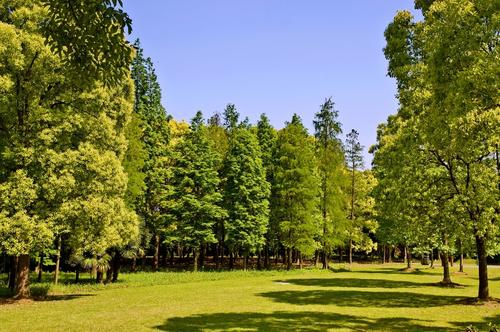
#> input picture TestImages/forest/15.jpg, 500 x 332 px, given in place of segsem.png, which was not available
$ python bitterlich_old.py
#> lines starting #> are read from the running program, lines starting #| are printed output that depends on the picture; pictures that were not available may be replaced by others from this repository, and a replacement may not be noted
"""Module for tree mapping inspired by the Bitterlich method.
This module provides an ad-hoc solution, inspired by the Bitterlich method,
to construct a 2D map of trees based on RGB, Depth estimation and Semantic
Segmentation views of an equirectangular projection of a 360° scene.
"""

import os
import argparse
from copy import copy
from math import pi

import pylab as pl
import numpy as np
import cv2 as cv

from PIL import Image
from matplotlib import pyplot as plt
import matplotlib.transforms as mtransforms

PARSER = argparse.ArgumentParser()
PARSER.add_argument('-s', '--source',
                    nargs=3,
                    type=str,
                    default=['./rgb.png', './depth.png', './segsem.png'],
                    metavar=('RGB', 'Depth', 'SegSem'),
                    help='Source images used to compute the occupation'
                         'grid.')
PARSER.add_argument('--dmax',
                    nargs='?',
                    type=int,
                    default=50,
                    help='Maximum depth to consider in the scene'
                         '(in meters).')

PARSER.add_argument('--nsw',
                    nargs='?',
                    type=int,
                    default=10,
                    help='Number of samples of the image\'s width.'
                         'nsw must be smaller than the image\'s width.'
                         'If nsw is not a multiple of the image\'s width,'
                         'it will be rounded to its smaller'
                         'nearest.'
                         'By default, no sampling is applied.')

PARSER.add_argument('--nsd',
                    nargs='?',
                    type=int,
                    default=5,
                    help='Number of samples of the image\'s depth.'
                         'nsd must be smaller than the image\'s depth'
                         'minus dmax.'
                         'If nsd is not a multiple of the image\'s'
                         'depth, it will be rounded to its smaller'
                         'nearest.'
                         'By default, no sampling is applied.')

PARSER.add_argument('--nsh',
                    nargs='?',
                    type=int,
                    default=0,
                    help='Number of samples of the image\'s height.'
                         'nsh must be smaller than the image\'s height'
                         'minus dmax. nsh should be higher than nh.'
                         'If nsh is not a multiple of the image\'s'
                         'height, it will be rounded to its smaller'
                         'nearest.'
                         'By default, no sampling is applied.')

PARSER.add_argument('--nh',
                    nargs='?',
                    type=int,
                    default=5,
                    help='Number of sampled lines to scan, starting from'
                         'the center and expanding around it.')

PARSER.add_argument('-m', '--method',
                    nargs='?',
                    type=str,
                    default='median',
                    help='Method used to determine tree positions on the'
                         'occupation map. Available methods : mean, median.')

PARSER.add_argument('-v', '--verbose',
                    nargs='*',
                    action='store',
                    help='If true, prints out additional info.')


def get_tree_percentage(section, eps=5):
    """Return the percentage of tree pixels in the image.
    Args:
        imgSS (ndarray): Semantic segmentation image.
    Returns:
        (float): Percentage of pixels belonging to trees.
    """
    tree_pix = ((TREE_GRAY-eps <= section) & (section <= TREE_GRAY+eps)).sum()
    return tree_pix / (section.shape[0]*section.shape[1])


def get_smaller_nearest_multiple(numerator, denominator):
    """Return next smaller multiple.
    Finds the next smaller value of denominator such that the remainder of
    numerator divided by denominator is null.
    Args:
        numerator (int): numerator.
        denominator (int): denominator.
    Returns:
        denominator (int): next smaller multiple.
    """
    while not numerator % denominator == 0:
        denominator -= 1
    return denominator


def cut_img_in_height(img, hstep, return_boundaries=False):
    """Crop an image array evenly around its vertical center.
    Given an image or numpy array, returns a vertically cropped section of
    it, centered around its vertical center. The height of the section is
    determined from the number of height samples (N_HEIGHT) and the size of
    vertical samples (hstep).
    Args:
        img (ndarray): input image.
        hstep (int): height sample size.
        return_boundaries (bool): Whether to return the section's inf
                                  and sup boundaries. Defaults to False.
    Returns:
        (ndarray): cropped image.
    """
    # Cut in height
    if HEIGHT % 2 == 0:
        # Image has even height
        mid_inf = int(HEIGHT//2)
        mid_sup = int(HEIGHT//2) + 1

        if N_HEIGHT % 2 == 0:
            # Number of height samples is even
            shift = int((N_HEIGHT / 2)*hstep)
            inf = mid_inf - shift if shift <= min(mid_inf, HEIGHT-mid_sup) else 1
            sup = mid_sup + shift if shift <= min(mid_inf, HEIGHT-mid_sup) else HEIGHT
            img_cut = np.concatenate((img[inf-1:mid_inf-1],
                                      img[mid_sup-1:sup-1]))

        else:
            # Number of height samples is odd
            if hstep % 2 == 0:
                # Height sample step is even
                shift = int(((N_HEIGHT - 1) / 2)*hstep + hstep/2)
                inf = mid_inf - shift if shift <= min(mid_inf, HEIGHT-mid_sup) else 1
                sup = mid_sup + shift if shift <= min(mid_inf, HEIGHT-mid_sup) else HEIGHT
                img_cut = np.concatenate((img[inf-1:mid_inf-1],
                                          img[mid_sup-1:sup-1]))

            else:
                # Height sample step is odd
                shift = int(((N_HEIGHT - 1) / 2)*hstep + hstep//2)
                inf = mid_inf - shift if shift < min(mid_inf-1, HEIGHT-mid_sup) else 2
                sup = mid_sup + shift if shift <= min(mid_inf, HEIGHT-mid_sup) else HEIGHT
                img_cut = np.concatenate((img[inf-2:mid_inf-1],
                                          img[mid_sup-1:sup-1]))

    else:
        # Image has odd height
        mid = int(HEIGHT//2) + 1

        if N_HEIGHT % 2 == 0:
            # Number of height samples is even
            shift = int((N_HEIGHT / 2)*hstep)
            inf = mid-1 - shift if shift <= mid else 1
            sup = mid+1 + shift if shift <= mid else HEIGHT
            img_cut = np.concatenate((img[inf-1:mid-2], img[mid:sup-1]))

        else:
            # Number of height samples is odd
            if hstep % 2 == 0:
                # Height sample step is even (should never arise as long as hstep is based on next smaller denominator)
                shift = int(((N_HEIGHT - 1) / 2)*hstep + hstep/2)
                inf = mid-1 - shift if shift <= mid else 1
                sup = mid+1 + shift if shift <= mid else HEIGHT
                img_cut = np.concatenate((img[inf-1:mid-2], img[mid:sup-1]))

            else:
                # Height sample step is odd
                shift = int(((N_HEIGHT - 1) / 2)*hstep + hstep//2)
                inf = mid - shift if shift <= mid else 1
                sup = mid + shift if shift <= mid else HEIGHT
                img_cut = np.concatenate((img[inf-1:mid+1], img[mid:sup-1]))

    if return_boundaries:
        return img_cut, inf, sup

    return img_cut


def cart2pol(x, y):
    """Convert 2D cartesian coordinates to polar coordinates.
    Args:
        x (int or float): cartesian x coordinate.
        y (int or float): cartesian y coordinate.
    Returns:
        rho, phi (float, float): polar coordinates (radius and angle).
    """
    rho = np.sqrt(x**2 + y**2)
    phi = np.arctan2(y, x)
    return (rho, phi)


def pol2cart(phi, rho):
    """Convert polar coordinates to 2D cartesian coordinates.
    Args:
        phi (int, float): polar angle coordinate.
        rho (int, float): polar radius coordinate.
    Returns:
        x, y (float, float): 2D cartesian coordinates.
    """
    x = rho * np.cos(phi)
    y = rho * np.sin(phi)
    return (x, y)


def x_equi_to_angle(x):
    """Return an angle equivalence of an equirectangular image.
    Given an equirectangular image width value (resp. list of values), returns
    an angle correspondence (resp. list of angles). This method relies on the
    fact that the width of an equirectangular image equates 360°.
    Args:
        x (int or list): width value or list of width values.
    """
    def transform(val):
        """Transform an equirectangular width value into an angle equivalence.
        Args:
            val (int): width value.
        Returns:
            (float): angle correspondence.
        """
        return val*360/WIDTH - 180

    if isinstance(x, list):
        return -np.array(list(map(transform, x)))

    return -(np.round(transform(x)))


def get_occupation_table(imgSS_clip, imgDepth_clip, dstep, hstep, wstep):
    """Return a tree occupation table of the scene.
    Based on the Sem. Seg. & Depth views of the scene, and the dimension
    sample sizes, returns a 3D tree occupation table where values, defined in
    [0, 1], express the percentage of tree pixels. Such a process can be
    explained as follows :
        - Every dimension (D, H, W) has been sampled to define sections,
    according to parameters nsd, nsw and nsh. Sample sizes of depth, height and
    width are respectively dstep, hstep and wstep.
        - For each depth sample, a mask is created and applied to the SS
    view, thus artificially adding a third dimension (depth) to the SS view.
        - For each masked SS view, sections of size hstep*wstep are extracted
    and the ratio of tree pixels in it is reported in the occupation table.
    Args:
        imgSS_clip (ndarray): Cropped Seg. Sem. view of the scene.
        imgDepth_clip (ndarray): Cropped Depth view of the scene.
        dstep (int): size of depth samples.
        hstep (int): size of height samples.
        wstep (int): size of width samples.
    Returns:
        tab (ndarray): 3D occupation table.
    """
    tab = np.zeros((N_SAMPLE_DEPTH, N_HEIGHT, N_SAMPLE_WIDTH))
    perimeters = []
    for d in range(1, N_SAMPLE_DEPTH+1, 1):
        perimeters.append(2*pi*(d*dstep - dstep//2))
        mask = np.where((imgDepth_clip < (d-1)*dstep) | (imgDepth_clip > d*dstep), 0, 1)
        imgSS_masked = imgSS_clip*mask
        if VERBOSE:
            _, axs = plt.subplots(2, 1)
            axs[0].imshow(255*mask, cmap='gray')
            axs[0].set_title('Depth mask of range [{0} - {1}] (max depth {2})'
                             .format((d-1)*dstep, d*dstep, DMAX))
            axs[0].set_xlabel('Image width')
            np.append(axs, axs[0].secondary_xaxis('top', functions=(x_equi_to_angle, x_equi_to_angle)))
            axs[-1].set_xlabel('Real world angle')

            axs[1].imshow(imgSS_masked, cmap='gray')
            axs[1].set_title('Mask applied to Seg Sem')
            axs[1].set_xlabel('Image width')
            np.append(axs, axs[1].secondary_xaxis('top', functions=(x_equi_to_angle, x_equi_to_angle)))
            axs[-1].set_xlabel('Real world angle')
            plt.tight_layout(rect=[0, 0.03, 1, 0.95])
            plt.show()

        for h in range(1, N_HEIGHT+1, 1):
            for w in range(1, N_SAMPLE_WIDTH+1, 1):
                section = imgSS_masked[(h-1)*hstep:h*hstep, (w-1)*wstep:w*wstep]
                tab[d-1, h-1, w-1] = get_tree_percentage(section)
                # [7 lines of commented-out code are left out]
    return tab


def get_tree_map(tab, dstep, wstep):
    """Return a tree map containing trees position and girth.
    The tree map is a dictionnary containing polar coordinates and girth of
    every selected tree of the scene.
    From a given 3D occupation table, the method applies a statistical rule
    (median, mean) along the height dimension of the table to retain a single
    value, bringing down the number of dimensions by one. Single values are
    considered trees if they exceed a given threshold (default is 0.2).
    The diminished table is then scanned for values of above-threshold values.
    The number of successive values scanned will determine the girth of trees
    (by cross-multiplying it with the the perimeter around the camera at a
    given depth, using the width of the equirectangular image).
    As for the polar coordinates, the radius r corresponds to the depth sample,
    and the angle phi to the angle mapped with the equirectangular image width
    ([0, WIDTH] -> [-180°, +180°]).
    Args:
        tab (ndarray): 3D occupation table.
        hstep (int): size of depth samples.
        wstep (int): size of width samples.
    Returns:
        tree_map (dict): tree map containing trees polar coordinates and girth.
    """
    tree_map = {'polar_coord': [(0, 0)],
                'girth': [0]}
    if METHOD == 'median':
        tab2 = np.median(tab, axis=1)  # Option 1 : median along height
    elif METHOD == 'mean':
        tab2 = np.mean(tab, axis=1)  # Option 2 : mean along height

    for d in range(tab2.shape[0]):
        patch = {'start': [],
                 'stop': [],
                 'state': False}
        for w in range(tab2.shape[1]):
            if (tab2[d, w] > 0.2) and not patch['state']:
                patch['start'].append(w)
                patch['state'] = True
            if (tab2[d, w] <= 0.2) and patch['state']:
                patch['stop'].append(w)
                patch['state'] = False
                tree_map['polar_coord'].append((x_equi_to_angle(w*wstep-wstep//2), (d+1)*dstep))
                tree_map['girth'].append((patch['stop'][-1]-patch['start'][-1])*(d+1)*dstep/wstep)
    return tree_map


def plot_map(tree_map):
    """Display a tree map on a radar like map.
    Displays trees position and girth on a polar projected map. Each tree is
    positioned on a depth level line at an angle relative to the 0° line.
    Args:
        tree_map (dictionnary): map of selected trees containing their polar
                                coordinates and girth.
    """
    fig = plt.figure(figsize=(8, 8))
    ax = pl.subplot(111, projection='polar')
    trans_offset = mtransforms.offset_copy(ax.transData, fig=fig,
                                           y=6, units='dots')
    for point, girth in zip(tree_map['polar_coord'], tree_map['girth']):
        x, y = np.deg2rad(point[0]), point[1]
        plt.plot(x, y, 'ro', label='trees')
        plt.text(x, y, '%d, %d\n%.2fm' % (int(point[0]), int(point[1]), girth),
                 transform=trans_offset,
                 horizontalalignment='center',
                 verticalalignment='bottom')
        circle = pl.Circle(pol2cart(x, y), girth,
                           transform=ax.transProjectionAffine + ax.transAxes,
                           color="red", alpha=0.4)

        ax.add_artist(circle)
    plt.suptitle('Tree map from equirectangular ({0}x{1}) '
                 'RGB depth.'.format(WIDTH, HEIGHT), fontweight='bold')
    plt.title('Sampling : depth={0}, width={1}, height={2})\n'
              'Height samples considered to locate trees : {3}\n'
              'Max depth : {4}'.format(N_SAMPLE_DEPTH, N_SAMPLE_WIDTH,
                                       N_SAMPLE_HEIGHT, N_HEIGHT, DMAX))
    plt.tight_layout(rect=[0, 0.03, 1, 0.95])
    rlab = plt.ylabel('Distance', labelpad=40, c='blue', fontweight='bold')
    ax.set_rlabel_position(180)
    rlab.set_rotation(90)
    plt.setp(ax.get_yticklabels(), fontweight='bold', c='blue')
    plt.grid(True, c='deepskyblue')
    plt.show()


def main():
    """Run main function and handle arguments."""
    dstep = DMAX//N_SAMPLE_DEPTH
    wstep = WIDTH//N_SAMPLE_WIDTH
    hstep = HEIGHT//N_SAMPLE_HEIGHT

    _, ext = os.path.splitext(SOURCE[1])
    if ext in ['.png', 'jpg', 'jpeg', 'bmp']:
        imgDepth = cv.cvtColor(cv.imread(SOURCE[1]), cv.COLOR_BGR2GRAY)
    elif ext == '.dep':
        imgDepth = np.loadtxt(SOURCE[1])
    else:
        raise TypeError('Depth file format not handled. Please use one of the'
                        'following: dep, png, jpg, jpeg, bmp.')
    imgSS = cv.cvtColor(cv.imread(SOURCE[2]), cv.COLOR_BGR2GRAY)

    imgSS_clip = copy(imgSS)
    imgSS_clip = cut_img_in_height(imgSS_clip, hstep)
    imgDepth_clip = copy(imgDepth)
    imgDepth_clip = cut_img_in_height(imgDepth_clip, hstep)

    imgSS_clip[np.where(imgDepth_clip >= DMAX)] = 255
    imgDepth_clip[np.where(imgDepth_clip >= DMAX)] = 255

    if VERBOSE:
        plt.figure(figsize=(18, 18))
        plt.subplot(1, 2, 1)
        plt.imshow(imgSS, cmap='gray')
        plt.title('Semantic segmentation')
        plt.subplot(1, 2, 2)
        plt.imshow(imgSS_clip, cmap='gray')
        plt.title('Semantic segmentation (cut)')
        plt.grid()
        plt.show()

    tab = get_occupation_table(imgSS_clip, imgDepth_clip, dstep, hstep, wstep)
    tree_map = get_tree_map(tab, dstep, wstep)

    plot_map(tree_map)


if __name__ == '__main__':
    args = PARSER.parse_args()
    SOURCE = args.source
    METHOD = args.method
    DMAX = args.dmax
    VERBOSE = args.verbose is not None
    WIDTH, HEIGHT = Image.open(SOURCE[2]).size
#> WIDTH = 500; HEIGHT = 332
    # /!\ If WIDTH or HEIGHT is a prime number, their corresponding N_SAMPLE will fall to 1 -> drop the ratio constraint and work with remainders
    N_SAMPLE_DEPTH = get_smaller_nearest_multiple(DMAX, args.nsd)
    N_SAMPLE_WIDTH = get_smaller_nearest_multiple(WIDTH, args.nsw)
#> N_SAMPLE_WIDTH = 10
    if args.nsh == 0:
        N_SAMPLE_HEIGHT = HEIGHT
#> N_SAMPLE_HEIGHT = 332
    else:
        N_SAMPLE_HEIGHT = get_smaller_nearest_multiple(HEIGHT, args.nsh)
    N_HEIGHT = args.nh
    TREE_GRAY = 140
    main()
#> in main, `wstep = WIDTH//N_SAMPLE_WIDTH`: wstep = 50
#> in main, `hstep = HEIGHT//N_SAMPLE_HEIGHT`: hstep = 1
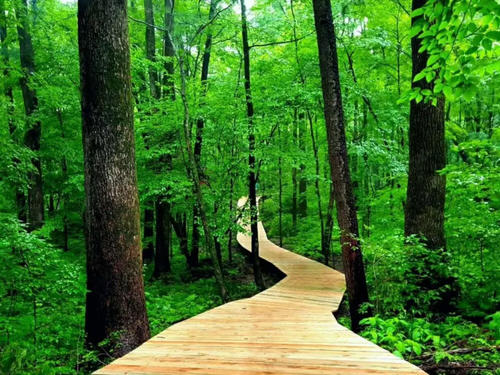
#> input picture TestImages/forest/20.jpg, 500 x 375 px, given in place of depth.png, which was not available
#> in main, `imgDepth = cv.cvtColor(cv.imread(SOURCE[1]), cv.COLOR_BGR2GRAY)`:
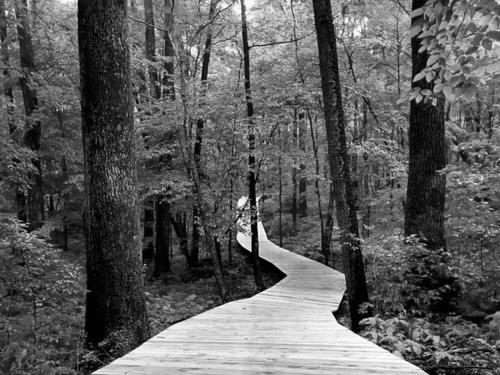
#> imgDepth: shape (375, 500); min 0, max 254, mean 92.1
#> in main, `imgSS = cv.cvtColor(cv.imread(SOURCE[2]), cv.COLOR_BGR2GRAY)`:
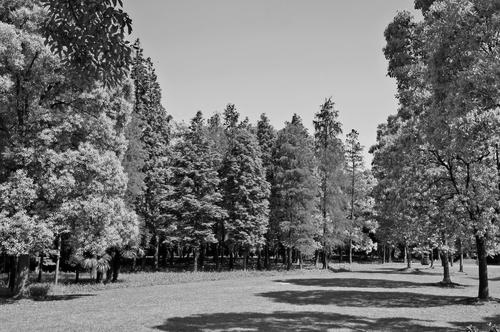
#> imgSS: shape (332, 500); min 0, max 252, mean 114.2
#> in cut_img_in_height, `mid_inf = int(HEIGHT//2)`: mid_inf = 166
#> in cut_img_in_height, `mid_sup = int(HEIGHT//2) + 1`: mid_sup = 167
#> in cut_img_in_height, `shift = int(((N_HEIGHT - 1) / 2)*hstep + hstep//2)`: shift = 2
#> in cut_img_in_height, `inf = mid_inf - shift if shift < min(mid_inf-1, HEIGHT-mid_sup) else 2`: inf = 164
#> in cut_img_in_height, `sup = mid_sup + shift if shift <= min(mid_inf, HEIGHT-mid_sup) else HE..`: sup = 169
#> after the loop in get_occupation_table, `for d in range(1, N_SAMPLE_DEPTH+1, 1):`: perimeters = [31.42, 94.25, 157.1, 219.9, 282.7]
#> in main, `tree_map = get_tree_map(tab, dstep, wstep)`: tree_map = {'polar_coord': [(0, 0)], 'girth': [0]}
#> the loop in plot_map, `for point, girth in zip(tree_map['polar_coord'], tree_map['girth']):` made 1 pass
#> girth on pass 1: 0
#> in plot_map, `plt.show()`:
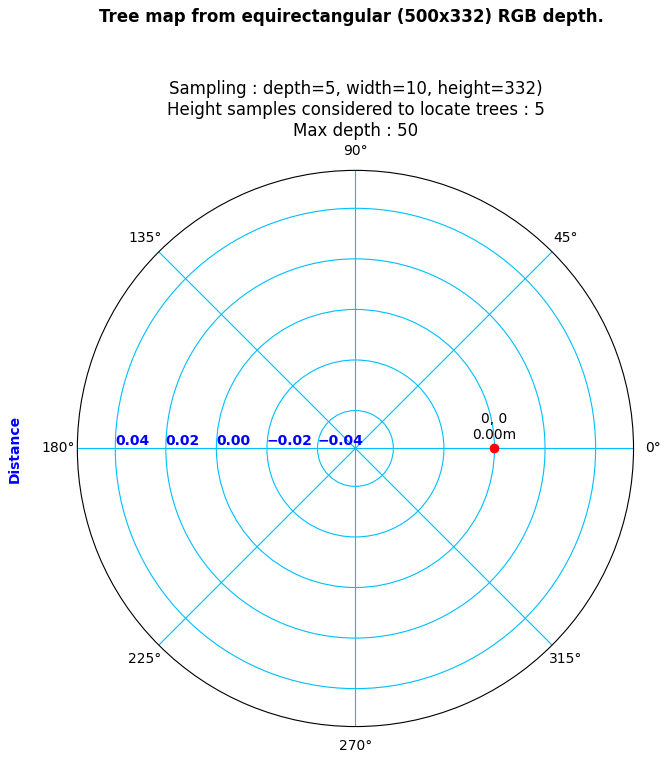
#> figure drawn by matplotlib, 1 panel
